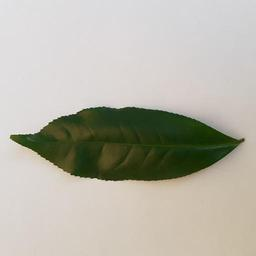
#> input picture notebook/models/archive (1)/Tea_Leaf_Disease/Tea_Leaf_Disease/healthy/20220101_090224.jpg, 256 x 256 px
$ python -i train_tea_disease.py   (imports and definitions only)
#> lines starting #> are read from the running program, lines starting #| are printed output that depends on the picture; after the words box and inside, x2 and y2 are one past the last pixel; in counts of white or black regions, pixels touching at a corner belong together
#!/usr/bin/env python3
# -*- coding: utf-8 -*-
"""
Tea Leaf Disease Detection - Quick Training Script
Optimized for immediate execution with your existing dataset

Usage:
    python train_tea_disease.py --model efficientnet --epochs 50 --batch-size 32

Options:
    --model: 'efficientnet' (recommended), 'custom', or 'resnet50'
    --epochs: number of training epochs
    --batch-size: batch size for training
    --gpu: use GPU if available (default: True)
"""

import os
import sys
import json
import argparse
import numpy as np
import tensorflow as tf
from tensorflow.keras import layers, models, optimizers, callbacks
from tensorflow.keras.preprocessing.image import ImageDataGenerator
from tensorflow.keras.applications import EfficientNetB3, ResNet50, VGG16
from sklearn.metrics import classification_report, confusion_matrix
import matplotlib.pyplot as plt
import seaborn as sns
from pathlib import Path
import cv2
from datetime import datetime

# ============================================================================
# CONFIGURATION
# ============================================================================

class Config:
    """Training configuration"""
    IMAGE_SIZE = 224
    BATCH_SIZE = 32
    EPOCHS = 50
    LEARNING_RATE = 1e-3
    VALIDATION_SPLIT = 0.2

    # Disease classes
    CLASSES = [
        'Algal Spot',
        'Brown Blight',
        'Gray Blight',
        'Healthy',
        'Helopeltis',
        'Red Spot'
    ]

    NUM_CLASSES = len(CLASSES)

    # Paths
    OUTPUT_DIR = 'models'
    RESULTS_DIR = 'results'
    TIMESTAMP = datetime.now().strftime('%Y%m%d_%H%M%S')

# ============================================================================
# IMAGE PREPROCESSING
# ============================================================================

class ImagePreprocessor:
    """Advanced image preprocessing"""

    def __init__(self, target_size=224):
        self.target_size = target_size

    @staticmethod
    def extract_leaf_roi(image_path):
        """Extract leaf region using color-based segmentation"""
        img = cv2.imread(image_path)
#> img is the input picture: shape (256, 256, 3); mean B, G, R 168.6, 179.8, 182.4
        if img is None:
            return None

        # Convert to HSV
        hsv = cv2.cvtColor(img, cv2.COLOR_BGR2HSV)
#> hsv: shape (256, 256, 3); mean H, S, V 45.7, 41.9, 185

        # Green color range for healthy leaves
        lower = np.array([35, 50, 50])
        upper = np.array([85, 255, 255])
        mask = cv2.inRange(hsv, lower, upper)
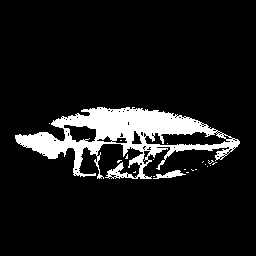
#> mask: shape (256, 256); 9.8% white; 20 white regions (18 under 20 px), largest, box (x1, y1, x2, y2) and area: (15, 107, 240, 179) 6251, (153, 170, 186, 179) 133

        # Morphological operations
        kernel = cv2.getStructuringElement(cv2.MORPH_ELLIPSE, (5, 5))
        mask = cv2.morphologyEx(mask, cv2.MORPH_CLOSE, kernel)
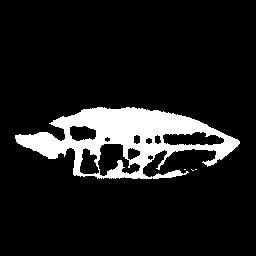
#> mask: shape (256, 256); 11.1% white; 4 white regions (3 under 20 px), largest, box (x1, y1, x2, y2) and area: (15, 107, 240, 179) 7237
        mask = cv2.morphologyEx(mask, cv2.MORPH_OPEN, kernel)
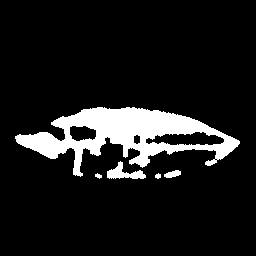
#> mask: shape (256, 256); 10.5% white; 5 white regions

        # Find contours
        contours, _ = cv2.findContours(mask, cv2.RETR_EXTERNAL, cv2.CHAIN_APPROX_SIMPLE)
#> contours = 5 contours, 2 with area under 20; largest, box (x1, y1, x2, y2) and area: (15, 107, 240, 177) 7163, (107, 161, 146, 179) 268, (164, 170, 181, 178) 72

        if len(contours) == 0:
            return cv2.cvtColor(img, cv2.COLOR_BGR2RGB)

        # Get largest contour
        largest = max(contours, key=cv2.contourArea)
#> largest = contour of 442 points, box (x1, y1, x2, y2) (15, 107, 240, 177), area 7163
        x, y, w, h = cv2.boundingRect(largest)
#> x = 15; y = 107; w = 225; h = 70

        # Add padding
        padding = 10
        x = max(0, x - padding)
#> x = 5
        y = max(0, y - padding)
#> y = 97
        w = min(img.shape[1] - x, w + 2*padding)
#> w = 245
        h = min(img.shape[0] - y, h + 2*padding)
#> h = 90

        roi = img[y:y+h, x:x+w]
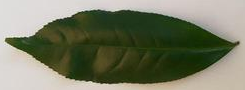
#> roi: shape (90, 245, 3); mean B, G, R 100.8, 123.3, 119.4
        return cv2.cvtColor(roi, cv2.COLOR_BGR2RGB)

    # [43 lines left out: function preprocess_batch_from_directory, not called in this run]

# ============================================================================
# MODEL ARCHITECTURES
# ============================================================================

class ModelBuilder:
    """Build different model architectures"""

    # [107 lines left out: functions efficientnet_b3, resnet50, custom_cnn, not called in this run]

# ============================================================================
# TRAINING
# ============================================================================

class Trainer:
    """Training pipeline"""

    # [314 lines left out: functions __init__, compile, get_data_generators, train, fine_tune, evaluate and 3 more, not called in this run]

# [2 lines not run here, left out]

>>> result = ImagePreprocessor().extract_leaf_roi('models/archive (1)/Tea_Leaf_Disease/Tea_Leaf_Disease/healthy/20220101_090224.jpg')

$ run again, on notebook/models/archive (1)/Tea_Leaf_Disease/Tea_Leaf_Disease/healthy/20220101_090823.jpg
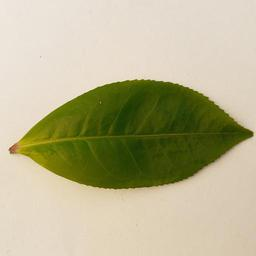
#> input picture notebook/models/archive (1)/Tea_Leaf_Disease/Tea_Leaf_Disease/healthy/20220101_090823.jpg, 256 x 256 px
#> in extract_leaf_roi, img is the input picture: shape (256, 256, 3); mean B, G, R 144.9, 179, 184.5
#> hsv: shape (256, 256, 3); mean H, S, V 22.5, 88.7, 188.1
#> in extract_leaf_roi, `mask = cv2.morphologyEx(mask, cv2.MORPH_CLOSE, kernel)`:
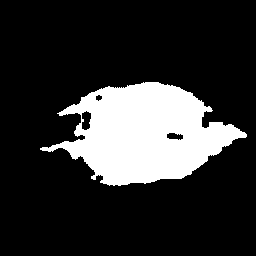
#> mask: shape (256, 256); 18.9% white; 1 white region, box (x1, y1, x2, y2) and area: (40, 82, 247, 186) 12362
#> contours = 2 contours, 1 with area under 20; largest, box (x1, y1, x2, y2) and area: (47, 82, 247, 186) 12074
#> largest = contour of 397 points, box (x1, y1, x2, y2) (47, 82, 247, 186), area 12074
#> in extract_leaf_roi, `x, y, w, h = cv2.boundingRect(largest)`: x = 47; y = 82; w = 200; h = 104
#> in extract_leaf_roi, `x = max(0, x - padding)`: x = 37
#> in extract_leaf_roi, `y = max(0, y - padding)`: y = 72
#> in extract_leaf_roi, `w = min(img.shape[1] - x, w + 2*padding)`: w = 219
#> in extract_leaf_roi, `h = min(img.shape[0] - y, h + 2*padding)`: h = 124
#> in extract_leaf_roi, `roi = img[y:y+h, x:x+w]`:
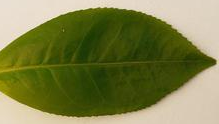
#> roi: shape (124, 219, 3); mean B, G, R 72.7, 128.4, 124.8

$ run again, on notebook/models/archive (1)/Tea_Leaf_Disease/Tea_Leaf_Disease/healthy/20220101_092129.jpg
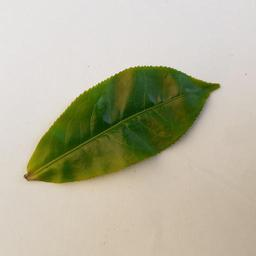
#> input picture notebook/models/archive (1)/Tea_Leaf_Disease/Tea_Leaf_Disease/healthy/20220101_092129.jpg, 256 x 256 px
#> in extract_leaf_roi, img is the input picture: shape (256, 256, 3); mean B, G, R 158.3, 180.8, 183.7
#> hsv: shape (256, 256, 3); mean H, S, V 27.4, 60.9, 187.5
#> in extract_leaf_roi, `mask = cv2.morphologyEx(mask, cv2.MORPH_CLOSE, kernel)`:
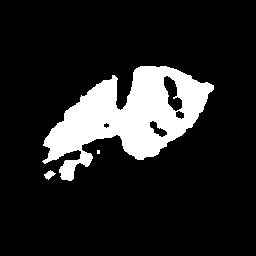
#> mask: shape (256, 256); 14.2% white; 3 white regions (1 under 20 px), largest, box (x1, y1, x2, y2) and area: (42, 66, 214, 181) 9221, (44, 170, 56, 180) 62
#> contours = 3 contours; box (x1, y1, x2, y2) and area: (43, 66, 214, 164) 9029, (59, 151, 93, 181) 382, (45, 170, 54, 179) 42
#> largest = contour of 301 points, box (x1, y1, x2, y2) (43, 66, 214, 164), area 9029
#> in extract_leaf_roi, `x, y, w, h = cv2.boundingRect(largest)`: x = 43; y = 66; w = 171; h = 98
#> in extract_leaf_roi, `x = max(0, x - padding)`: x = 33
#> in extract_leaf_roi, `y = max(0, y - padding)`: y = 56
#> in extract_leaf_roi, `w = min(img.shape[1] - x, w + 2*padding)`: w = 191
#> in extract_leaf_roi, `h = min(img.shape[0] - y, h + 2*padding)`: h = 118
#> in extract_leaf_roi, `roi = img[y:y+h, x:x+w]`:
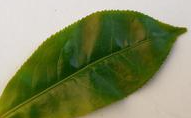
#> roi: shape (118, 191, 3); mean B, G, R 93.8, 136.4, 128.7
